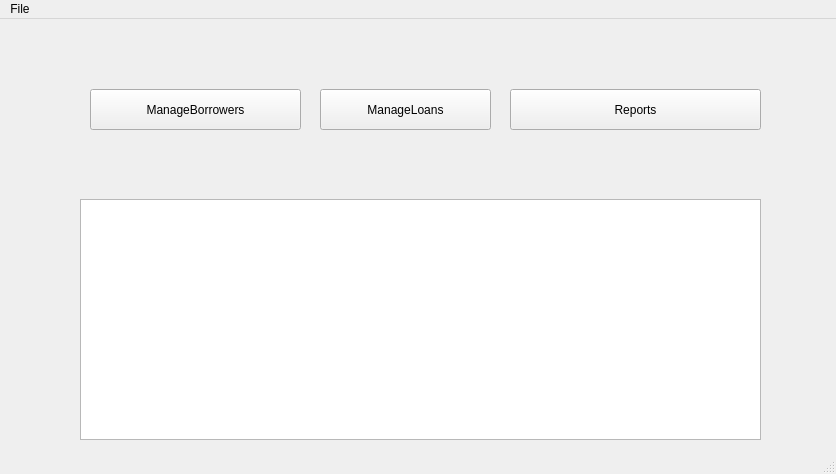
<?xml version="1.0" encoding="UTF-8"?>
<ui version="4.0">
 <class>MainWindow</class>
 <widget class="QMainWindow" name="MainWindow">
  <property name="geometry">
   <rect>
    <x>0</x>
    <y>0</y>
    <width>836</width>
    <height>474</height>
   </rect>
  </property>
  <property name="windowTitle">
   <string>MainWindow</string>
  </property>
  <widget class="QWidget" name="centralwidget">
   <widget class="QPushButton" name="manage_borrowers_pushButton">
    <property name="geometry">
     <rect>
      <x>90</x>
      <y>70</y>
      <width>211</width>
      <height>41</height>
     </rect>
    </property>
    <property name="text">
     <string>ManageBorrowers</string>
    </property>
   </widget>
   <widget class="QPushButton" name="manage_loans_pushButton">
    <property name="geometry">
     <rect>
      <x>320</x>
      <y>70</y>
      <width>171</width>
      <height>41</height>
     </rect>
    </property>
    <property name="text">
     <string>ManageLoans</string>
    </property>
   </widget>
   <widget class="QPushButton" name="reports_pushButton">
    <property name="geometry">
     <rect>
      <x>510</x>
      <y>70</y>
      <width>251</width>
      <height>41</height>
     </rect>
    </property>
    <property name="text">
     <string>Reports</string>
    </property>
   </widget>
   <widget class="QTableView" name="tableView">
    <property name="geometry">
     <rect>
      <x>80</x>
      <y>180</y>
      <width>681</width>
      <height>241</height>
     </rect>
    </property>
   </widget>
  </widget>
  <widget class="QMenuBar" name="menubar">
   <property name="geometry">
    <rect>
     <x>0</x>
     <y>0</y>
     <width>836</width>
     <height>26</height>
    </rect>
   </property>
   <widget class="QMenu" name="menuFile">
    <property name="title">
     <string>File</string>
    </property>
    <addaction name="actionExit"/>
    <addaction name="actionManage_Loans"/>
    <addaction name="actionReports"/>
    <addaction name="actionExit_2"/>
   </widget>
   <addaction name="menuFile"/>
  </widget>
  <widget class="QStatusBar" name="statusbar"/>
  <action name="actionExit">
   <property name="text">
    <string>Manage Borrowers</string>
   </property>
  </action>
  <action name="actionManage_Loans">
   <property name="text">
    <string>Manage Loans</string>
   </property>
  </action>
  <action name="actionReports">
   <property name="text">
    <string>Reports</string>
   </property>
  </action>
  <action name="actionExit_2">
   <property name="text">
    <string>Exit</string>
   </property>
  </action>
 </widget>
 <resources/>
 <connections/>
</ui>
